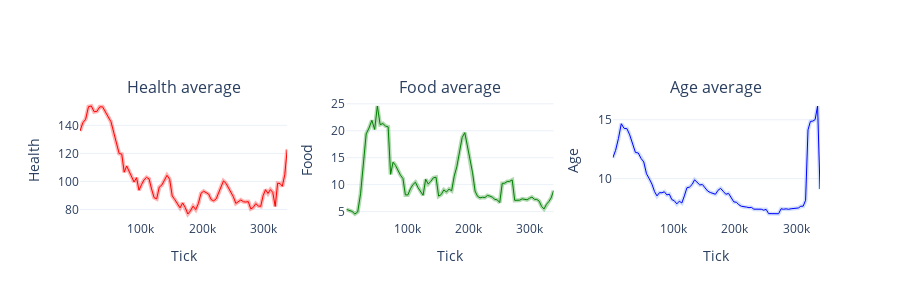

The cell this chart's notebook holds for it:
### Code cell
# New metrics: Health, Food, and Age - 3 charts horizontally

from plotly.subplots import make_subplots
import plotly.graph_objects as go

plot_df = df.sort_values("tick").copy()

fig = make_subplots(
    rows=1, cols=3,
    subplot_titles=("Health average", "Food average", "Age average"),
    horizontal_spacing=0.08,
    shared_xaxes=True
)

window = 5  # smoothing window size

# 1) Health average
y_col_health = None
if "health_avg" in plot_df.columns:
    y_col_health = "health_avg"
elif "health_mean" in plot_df.columns:
    y_col_health = "health_mean"

if y_col_health is not None:
    smooth_col = f"{y_col_health}_smooth"
    plot_df[smooth_col] = plot_df[y_col_health].rolling(window=window, min_periods=1, center=True).mean()
    # Add shadow/shade line (wider, lighter color) behind the main line
    fig.add_trace(
        go.Scatter(x=plot_df["tick"], y=plot_df[smooth_col], mode='lines', 
                   line=dict(width=4, color="rgba(255, 0, 0, 0.3)"), name="Health", showlegend=False),
        row=1, col=1
    )
    # Add main line on top
    fig.add_trace(
        go.Scatter(x=plot_df["tick"], y=plot_df[smooth_col], mode='lines', 
                   line=dict(width=1, color="red"), name="Health", showlegend=False),
        row=1, col=1
    )
    fig.update_yaxes(title_text="Health", row=1, col=1, range=[0, None])
else:
    fig.add_annotation(text="Health average not found", xref="x1", yref="y1", x=0.5, y=0.5, showarrow=False, row=1, col=1, xanchor='center', yanchor='middle')

# 2) Food average
y_col_food = None
if "food_avg" in plot_df.columns:
    y_col_food = "food_avg"
elif "food_mean" in plot_df.columns:
    y_col_food = "food_mean"

if y_col_food is not None:
    smooth_col = f"{y_col_food}_smooth"
    plot_df[smooth_col] = plot_df[y_col_food].rolling(window=window, min_periods=1, center=True).mean()
    # Add shadow/shade line (wider, lighter color) behind the main line
    fig.add_trace(
        go.Scatter(x=plot_df["tick"], y=plot_df[smooth_col], mode='lines', 
                   line=dict(width=4, color="rgba(0, 128, 0, 0.3)"), name="Food", showlegend=False),
        row=1, col=2
    )
    # Add main line on top
    fig.add_trace(
        go.Scatter(x=plot_df["tick"], y=plot_df[smooth_col], mode='lines', 
                   line=dict(width=1, color="green"), name="Food", showlegend=False),
        row=1, col=2
    )
    fig.update_yaxes(title_text="Food", row=1, col=2, range=[0, None])
else:
    fig.add_annotation(text="Food average not found", xref="x2", yref="y2", x=0.5, y=0.5, showarrow=False, row=1, col=2, xanchor='center', yanchor='middle')

# 3) Age average
y_col_age = None
if "age_avg" in plot_df.columns:
    y_col_age = "age_avg"
elif "age_mean" in plot_df.columns:
    y_col_age = "age_mean"

if y_col_age is not None:
    smooth_col = f"{y_col_age}_smooth"
    plot_df[smooth_col] = plot_df[y_col_age].rolling(window=window, min_periods=1, center=True).mean()
    # Add shadow/shade line (wider, lighter color) behind the main line
    fig.add_trace(
        go.Scatter(x=plot_df["tick"], y=plot_df[smooth_col], mode='lines', 
                   line=dict(width=4, color="rgba(100, 149, 237, 0.3)"), name="Age", showlegend=False),
        row=1, col=3
    )
    # Add main line on top
    fig.add_trace(
        go.Scatter(x=plot_df["tick"], y=plot_df[smooth_col], mode='lines', 
                   line=dict(width=1, color="blue"), name="Age", showlegend=False),
        row=1, col=3
    )
    fig.update_yaxes(title_text="Age", row=1, col=3, range=[0, None])
else:
    fig.add_annotation(text="Age average not found", xref="x3", yref="y3", x=0.5, y=0.5, showarrow=False, row=1, col=3, xanchor='center', yanchor='middle')

fig.update_layout(height=300, template="plotly_white", showlegend=False)
fig.update_xaxes(title_text="Tick", showgrid=False, row=1, col=1)
fig.update_xaxes(title_text="Tick", showgrid=False, row=1, col=2)
fig.update_xaxes(title_text="Tick", showgrid=False, row=1, col=3)
fig.show()
